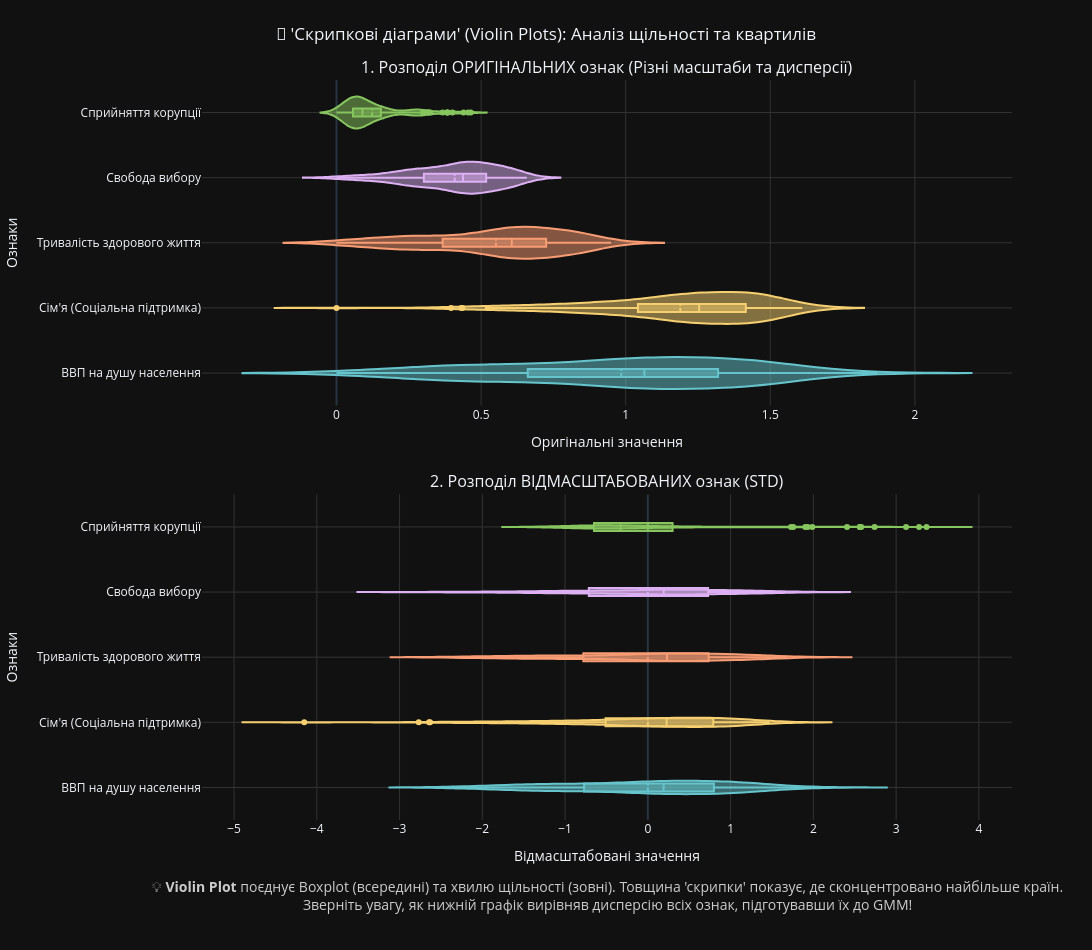

The cell this chart's notebook holds for it:
### Markdown cell above
**10. Відобразити статистики:**

### Code cell
print("📊 Технічний аудит та порівняння описових статистик...\n")

fig_stats = make_subplots(
    rows=2, cols=1,
    subplot_titles=("1. Розподіл ОРИГІНАЛЬНИХ ознак (Різні масштаби та дисперсії)", f"2. Розподіл ВІДМАСШТАБОВАНИХ ознак ({SCALER_TYPE.upper()})"),
    vertical_spacing=0.12
)

colors = px.colors.qualitative.Pastel

for i, col in enumerate(FEATURES_FULL):
    clean_name = FEATURE_TRANSLATIONS.get(col, str(col).replace('.', ' ').strip())

    fig_stats.add_trace(go.Violin(
        x=X_features[col], name=clean_name, marker_color=colors[i % len(colors)],
        box_visible=True, meanline_visible=True, points='outliers',
        hovertemplate=f"<b>{clean_name}</b><br>Значення: %{{x:.3f}}<extra></extra>"
    ), row=1, col=1)

for i, col in enumerate(FEATURES_FULL):
    clean_name = FEATURE_TRANSLATIONS.get(col, str(col).replace('.', ' ').strip())
    
    fig_stats.add_trace(go.Violin(
        x=df_scaled[col], name=clean_name, marker_color=colors[i % len(colors)],
        box_visible=True, meanline_visible=True, points='outliers',
        hovertemplate=f"<b>{clean_name} (Scaled)</b><br>Значення: %{{x:.3f}}<extra></extra>"
    ), row=2, col=1)

fig_stats.update_xaxes(title_text="Оригінальні значення", showgrid=True, gridcolor='#333', row=1, col=1)
fig_stats.update_yaxes(title_text="Ознаки", showgrid=True, gridcolor='#333', row=1, col=1)

fig_stats.update_xaxes(title_text="Відмасштабовані значення", showgrid=True, gridcolor='#333', row=2, col=1)
fig_stats.update_yaxes(title_text="Ознаки", showgrid=True, gridcolor='#333', row=2, col=1)

fig_stats.update_layout(
    title_text="🎻 'Скрипкові діаграми' (Violin Plots): Аналіз щільності та квартилів",
    title_x=0.5, 
    width=1500, height=950,
    template=PLOT_TEMPLATE, showlegend=False,
    margin=dict(b=130, l=150, t=80)
)

fig_stats.add_annotation(
    x=0.5, y=-0.13, xref="paper", yref="paper",
    text="💡 <b>Violin Plot</b> поєднує Boxplot (всередині) та хвилю щільності (зовні). Товщина 'скрипки' показує, де сконцентровано найбільше країн.<br>Зверніть увагу, як нижній графік вирівняв дисперсію всіх ознак, підготувавши їх до GMM!",
    showarrow=False, font=dict(size=14, color="#cccccc"), align="center"
)

print("Красивий Вивід:")
fig_stats.show()

print("Технічний Вивід - Статистики ОРИГІНАЛЬНОГО набору (Для порівняння):")
display(X_features.describe().T.style.background_gradient(cmap=DESCRIBE_CMAP).format("{:.4f}"))

print("\nТехнічний Вивід - Статистики ВІДМАСШТАБОВАНОГО набору (Scaled):")
display(df_scaled.describe().T.style.background_gradient(cmap='Purples').format("{:.4f}"))

### Figure 1 — Plotly figure (JSON) as saved in the notebook; plotly's stock layout.template omitted (floating-point values rounded to 4 significant figures; data arrays with more than 128 entries replaced by an {"elided": "..."} marker saying what was removed)
{"data": [{"box": {"visible": true}, "hovertemplate": "<b>ВВП на душу населення</b><br>Значення: %{x:.3f}<extra></extra>", "marker": {"color": "rgb(102, 197, 204)"}, "meanline": {"visible": true}, "name": "ВВП на душу населення", "points": "outliers", "type": "violin", "x": {"elided": "155 float values"}, "xaxis": "x", "yaxis": "y"}, {"box": {"visible": true}, "hovertemplate": "<b>Сім'я (Соціальна підтримка)</b><br>Значення: %{x:.3f}<extra></extra>", "marker": {"color": "rgb(246, 207, 113)"}, "meanline": {"visible": true}, "name": "Сім'я (Соціальна підтримка)", "points": "outliers", "type": "violin", "x": {"elided": "155 float values"}, "xaxis": "x", "yaxis": "y"}, {"box": {"visible": true}, "hovertemplate": "<b>Тривалість здорового життя</b><br>Значення: %{x:.3f}<extra></extra>", "marker": {"color": "rgb(248, 156, 116)"}, "meanline": {"visible": true}, "name": "Тривалість здорового життя", "points": "outliers", "type": "violin", "x": {"elided": "155 float values"}, "xaxis": "x", "yaxis": "y"}, {"box": {"visible": true}, "hovertemplate": "<b>Свобода вибору</b><br>Значення: %{x:.3f}<extra></extra>", "marker": {"color": "rgb(220, 176, 242)"}, "meanline": {"visible": true}, "name": "Свобода вибору", "points": "outliers", "type": "violin", "x": {"elided": "155 float values"}, "xaxis": "x", "yaxis": "y"}, {"box": {"visible": true}, "hovertemplate": "<b>Сприйняття корупції</b><br>Значення: %{x:.3f}<extra></extra>", "marker": {"color": "rgb(135, 197, 95)"}, "meanline": {"visible": true}, "name": "Сприйняття корупції", "points": "outliers", "type": "violin", "x": {"elided": "155 float values"}, "xaxis": "x", "yaxis": "y"}, {"box": {"visible": true}, "hovertemplate": "<b>ВВП на душу населення (Scaled)</b><br>Значення: %{x:.3f}<extra></extra>", "marker": {"color": "rgb(102, 197, 204)"}, "meanline": {"visible": true}, "name": "ВВП на душу населення", "points": "outliers", "type": "violin", "x": {"elided": "155 float values"}, "xaxis": "x2", "yaxis": "y2"}, {"box": {"visible": true}, "hovertemplate": "<b>Сім'я (Соціальна підтримка) (Scaled)</b><br>Значення: %{x:.3f}<extra></extra>", "marker": {"color": "rgb(246, 207, 113)"}, "meanline": {"visible": true}, "name": "Сім'я (Соціальна підтримка)", "points": "outliers", "type": "violin", "x": {"elided": "155 float values"}, "xaxis": "x2", "yaxis": "y2"}, {"box": {"visible": true}, "hovertemplate": "<b>Тривалість здорового життя (Scaled)</b><br>Значення: %{x:.3f}<extra></extra>", "marker": {"color": "rgb(248, 156, 116)"}, "meanline": {"visible": true}, "name": "Тривалість здорового життя", "points": "outliers", "type": "violin", "x": {"elided": "155 float values"}, "xaxis": "x2", "yaxis": "y2"}, {"box": {"visible": true}, "hovertemplate": "<b>Свобода вибору (Scaled)</b><br>Значення: %{x:.3f}<extra></extra>", "marker": {"color": "rgb(220, 176, 242)"}, "meanline": {"visible": true}, "name": "Свобода вибору", "points": "outliers", "type": "violin", "x": {"elided": "155 float values"}, "xaxis": "x2", "yaxis": "y2"}, {"box": {"visible": true}, "hovertemplate": "<b>Сприйняття корупції (Scaled)</b><br>Значення: %{x:.3f}<extra></extra>", "marker": {"color": "rgb(135, 197, 95)"}, "meanline": {"visible": true}, "name": "Сприйняття корупції", "points": "outliers", "type": "violin", "x": {"elided": "155 float values"}, "xaxis": "x2", "yaxis": "y2"}], "layout": {"annotations": [{"font": {"size": 16}, "showarrow": false, "text": "1. Розподіл ОРИГІНАЛЬНИХ ознак (Різні масштаби та дисперсії)", "x": 0.5, "xanchor": "center", "xref": "paper", "y": 1, "yanchor": "bottom", "yref": "paper"}, {"font": {"size": 16}, "showarrow": false, "text": "2. Розподіл ВІДМАСШТАБОВАНИХ ознак (STD)", "x": 0.5, "xanchor": "center", "xref": "paper", "y": 0.44, "yanchor": "bottom", "yref": "paper"}, {"align": "center", "font": {"color": "#cccccc", "size": 14}, "showarrow": false, "text": "💡 <b>Violin Plot</b> поєднує Boxplot (всередині) та хвилю щільності (зовні). Товщина 'скрипки' показує, де сконцентровано найбільше країн.<br>Зверніть увагу, як нижній графік вирівняв дисперсію всіх ознак, підготувавши їх до GMM!", "x": 0.5, "xref": "paper", "y": -0.13, "yref": "paper"}], "height": 950, "margin": {"b": 130, "l": 150, "t": 80}, "showlegend": false, "title": {"text": "🎻 'Скрипкові діаграми' (Violin Plots): Аналіз щільності та квартилів", "x": 0.5}, "width": 1500, "xaxis": {"anchor": "y", "domain": [0, 1], "gridcolor": "#333", "showgrid": true, "title": {"text": "Оригінальні значення"}}, "xaxis2": {"anchor": "y2", "domain": [0, 1], "gridcolor": "#333", "showgrid": true, "title": {"text": "Відмасштабовані значення"}}, "yaxis": {"anchor": "x", "domain": [0.56, 1], "gridcolor": "#333", "showgrid": true, "title": {"text": "Ознаки"}}, "yaxis2": {"anchor": "x2", "domain": [0, 0.44], "gridcolor": "#333", "showgrid": true, "title": {"text": "Ознаки"}}}}
